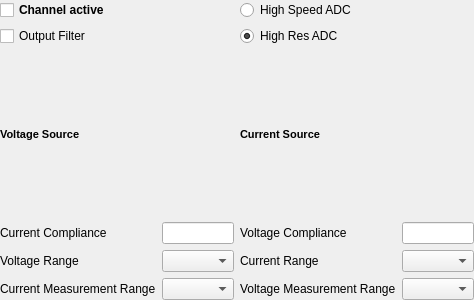
<?xml version="1.0" encoding="UTF-8"?>
<ui version="4.0">
 <class>keysight_e5270b_config_channel</class>
 <widget class="QWidget" name="keysight_e5270b_config_channel">
  <property name="geometry">
   <rect>
    <x>0</x>
    <y>0</y>
    <width>451</width>
    <height>300</height>
   </rect>
  </property>
  <property name="windowTitle">
   <string>Form</string>
  </property>
  <layout class="QGridLayout" name="gridLayout">
   <property name="leftMargin">
    <number>0</number>
   </property>
   <property name="topMargin">
    <number>0</number>
   </property>
   <property name="rightMargin">
    <number>0</number>
   </property>
   <property name="bottomMargin">
    <number>0</number>
   </property>
   <item row="4" column="1">
    <widget class="QLineEdit" name="lineEdit_currComp"/>
   </item>
   <item row="4" column="3">
    <widget class="QLineEdit" name="lineEdit_voltComp"/>
   </item>
   <item row="4" column="2">
    <widget class="QLabel" name="label_2">
     <property name="text">
      <string>Voltage Compliance</string>
     </property>
    </widget>
   </item>
   <item row="6" column="1">
    <widget class="QComboBox" name="comboBox_currMeasRange"/>
   </item>
   <item row="5" column="0">
    <widget class="QLabel" name="label_5">
     <property name="text">
      <string>Voltage Range</string>
     </property>
    </widget>
   </item>
   <item row="5" column="2">
    <widget class="QLabel" name="label_6">
     <property name="text">
      <string>Current Range</string>
     </property>
    </widget>
   </item>
   <item row="3" column="0" colspan="2">
    <widget class="QLabel" name="label_3">
     <property name="font">
      <font>
       <pointsize>8</pointsize>
       <weight>75</weight>
       <bold>true</bold>
      </font>
     </property>
     <property name="text">
      <string>Voltage Source</string>
     </property>
    </widget>
   </item>
   <item row="6" column="0">
    <widget class="QLabel" name="label_7">
     <property name="text">
      <string>Current Measurement Range</string>
     </property>
    </widget>
   </item>
   <item row="3" column="2" colspan="2">
    <widget class="QLabel" name="label_4">
     <property name="font">
      <font>
       <pointsize>8</pointsize>
       <weight>75</weight>
       <bold>true</bold>
      </font>
     </property>
     <property name="text">
      <string>Current Source</string>
     </property>
    </widget>
   </item>
   <item row="4" column="0">
    <widget class="QLabel" name="label">
     <property name="text">
      <string>Current Compliance</string>
     </property>
    </widget>
   </item>
   <item row="6" column="2">
    <widget class="QLabel" name="label_8">
     <property name="text">
      <string>Voltage Measurement Range</string>
     </property>
    </widget>
   </item>
   <item row="5" column="1">
    <widget class="QComboBox" name="comboBox_voltRange"/>
   </item>
   <item row="6" column="3">
    <widget class="QComboBox" name="comboBox_voltMeasRange"/>
   </item>
   <item row="5" column="3">
    <widget class="QComboBox" name="comboBox_currRange"/>
   </item>
   <item row="1" column="2">
    <widget class="QRadioButton" name="radioButton_highSpeedADC">
     <property name="text">
      <string>High Speed ADC</string>
     </property>
    </widget>
   </item>
   <item row="2" column="0">
    <widget class="QCheckBox" name="checkBox_outputFilter">
     <property name="text">
      <string>Output Filter</string>
     </property>
    </widget>
   </item>
   <item row="2" column="2">
    <widget class="QRadioButton" name="radioButton_highResADC">
     <property name="text">
      <string>High Res ADC</string>
     </property>
     <property name="checked">
      <bool>true</bool>
     </property>
    </widget>
   </item>
   <item row="1" column="0">
    <widget class="QCheckBox" name="checkBox_channel_active">
     <property name="font">
      <font>
       <weight>75</weight>
       <bold>true</bold>
      </font>
     </property>
     <property name="text">
      <string>Channel active</string>
     </property>
    </widget>
   </item>
  </layout>
 </widget>
 <resources/>
 <connections/>
</ui>
